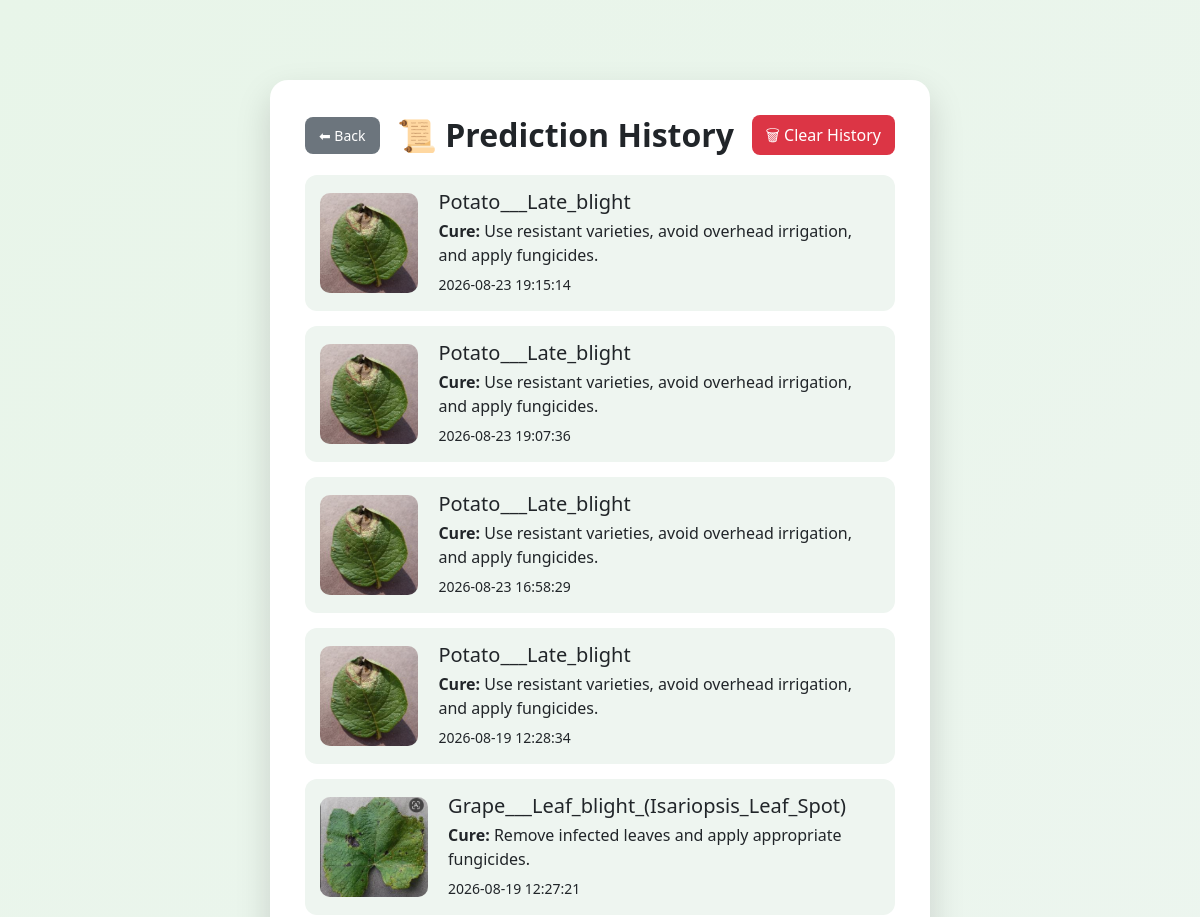
Before: /history (upper part) with the older database file.
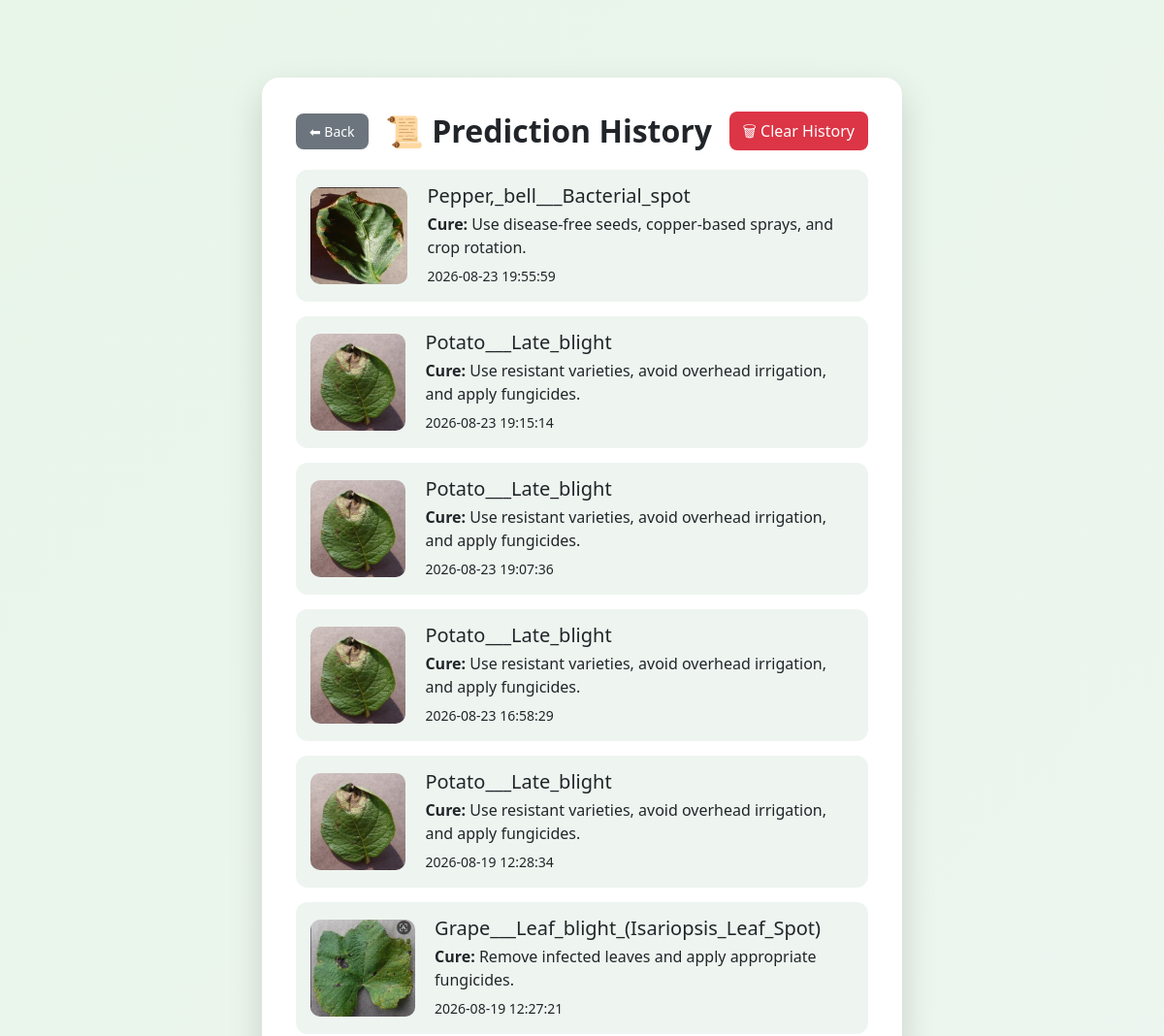
After: the same page with the newer database file.
### tables this page shows
CREATE TABLE history (
        id INTEGER PRIMARY KEY AUTOINCREMENT,
        disease TEXT,
        cure TEXT,
        image TEXT,
        time TEXT
    );

### app.py (the view)
@app.route('/history')
def history():
    conn = sqlite3.connect(
        "history.db"
    )
    c = conn.cursor()
    c.execute(
        "SELECT * FROM history ORDER BY id DESC"
    )
    data = c.fetchall()
    conn.close()
    return render_template(
        'history.html',
        history=data
    )

### templates/history.html (shortened to what this page needs)
<!DOCTYPE html>
<html>
<head>
    <link rel="stylesheet" href="../static/css/bootstrap.min.css">
    <link rel="stylesheet" href="../static/css/style.css">
</head>
<body>
<div class="main-card">
    <div class="history-header">
        <button onclick="goBack()" class="back-btn">⬅ Back</button>
        <h2 class="history-title">📜 Prediction History</h2>
        <button onclick="clearHistory()" class="clear-btn">
            🗑 Clear History
        </button>
    </div>
    {% for item in history %}
    <div class="history-card">
        <img src="{{ url_for('static', filename=item[3]) }}">
        <div class="history-text">
            <h4>{{item[1]}}</h4>
            <p><b>Cure:</b> {{item[2]}}</p>
            <small>{{item[4]}}</small>
        </div>
    </div>
    {% endfor %}
</div>
</body>
</html>

Changed rows visible on the page:
added history: image (picture), disease "Pepper,_bell___Bacterial_spot", cure "Use disease-free seeds, copper-based sprays, and crop rotation.", time "2026-08-23 19:55:59"
